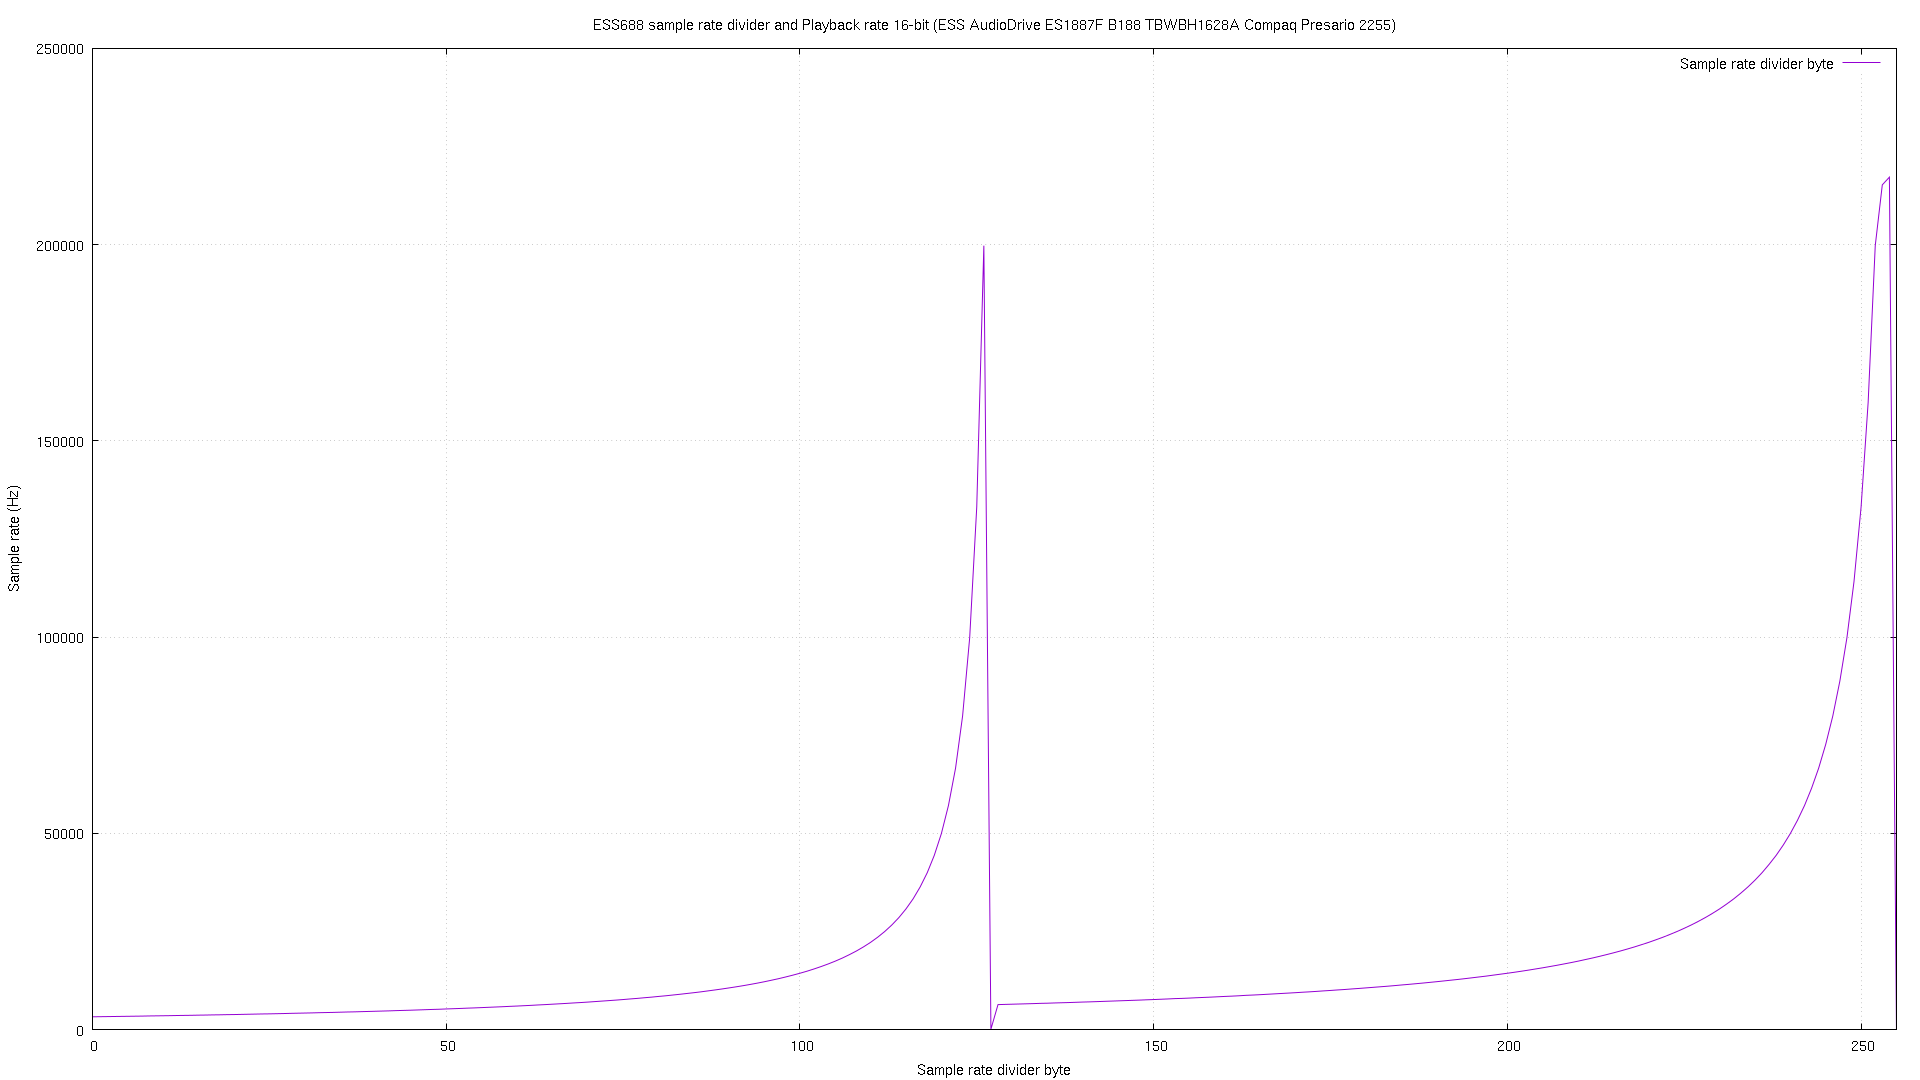

Write gnuplot code to recreate this figure.
reset
set term png size 1920,1080
set output 'gnuplot/ESS AudioDrive ES1887F B188 TBWBH1628A Compaq Presario 2255.txt.ess16.png'
set grid
set autoscale
set xrange [0:255]
set title 'ESS688 sample rate divider and Playback rate 16-bit (ESS AudioDrive ES1887F B188 TBWBH1628A Compaq Presario 2255)'
set xlabel 'Sample rate divider byte'
set ylabel 'Sample rate (Hz)'
plot 'gnuplot/ESS AudioDrive ES1887F B188 TBWBH1628A Compaq Presario 2255.txt.ess16.csv' using 1:2 with lines title 'Sample rate divider byte'
